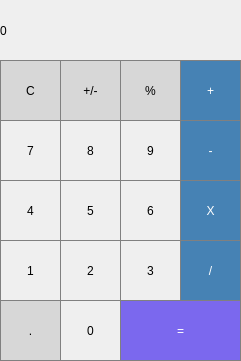
<?xml version="1.0" encoding="UTF-8"?>
<ui version="4.0">
 <class>Calculator</class>
 <widget class="QWidget" name="Calculator">
  <property name="geometry">
   <rect>
    <x>0</x>
    <y>0</y>
    <width>241</width>
    <height>361</height>
   </rect>
  </property>
  <property name="windowTitle">
   <string>Калькулятор</string>
  </property>
  <widget class="QPushButton" name="pushButton_percent">
   <property name="geometry">
    <rect>
     <x>120</x>
     <y>60</y>
     <width>61</width>
     <height>61</height>
    </rect>
   </property>
   <property name="styleSheet">
    <string notr="true">QPushButton
{
	background-color: rgb(215,215,215);
	border: 1px solid gray;
}
QPushButton:pressed
{
	background-color: qlineargradient(x1: 0, y1: 0, x2: 0, y2: 1, stop: 0 #BEBEBE, stop: 1 #D7D7D7);
}</string>
   </property>
   <property name="text">
    <string>%</string>
   </property>
  </widget>
  <widget class="QPushButton" name="pushButton_clear">
   <property name="geometry">
    <rect>
     <x>0</x>
     <y>60</y>
     <width>61</width>
     <height>61</height>
    </rect>
   </property>
   <property name="styleSheet">
    <string notr="true">QPushButton
{
	background-color: rgb(215,215,215);
	border: 1px solid gray;
}
QPushButton:pressed
{
	background-color: qlineargradient(x1: 0, y1: 0, x2: 0, y2: 1, stop: 0 #BEBEBE, stop: 1 #D7D7D7);
}</string>
   </property>
   <property name="text">
    <string>C</string>
   </property>
  </widget>
  <widget class="QLabel" name="label">
   <property name="geometry">
    <rect>
     <x>0</x>
     <y>0</y>
     <width>241</width>
     <height>61</height>
    </rect>
   </property>
   <property name="styleSheet">
    <string notr="true"> QLabel
{
	qproperty-alignment: 'AlignVCenter | AlignRight';
	border: 1px solid gray;
}

background-color : white;</string>
   </property>
   <property name="text">
    <string>0</string>
   </property>
  </widget>
  <widget class="QPushButton" name="pushButton_8">
   <property name="geometry">
    <rect>
     <x>60</x>
     <y>120</y>
     <width>61</width>
     <height>61</height>
    </rect>
   </property>
   <property name="styleSheet">
    <string notr="true">QPushButton
{
	border: 1px solid gray;
}

QPushButton:pressed
{
	background-color: qlineargradient(x1: 0, y1: 0, x2: 0, y2: 1, stop: 0 #dadbde, stop: 1 #f6f7fa);
}</string>
   </property>
   <property name="text">
    <string>8</string>
   </property>
  </widget>
  <widget class="QPushButton" name="pushButton_equals">
   <property name="geometry">
    <rect>
     <x>120</x>
     <y>300</y>
     <width>121</width>
     <height>61</height>
    </rect>
   </property>
   <property name="styleSheet">
    <string notr="true">QPushButton
{
	background-color: rgb(123, 104, 238);
	color: white;
	border: 1px solid gray;
}
QPushButton:pressed
{
	background-color: qlineargradient(x1: 0, y1: 0, x2: 0, y2: 1, stop: 0 #B0E0E6, stop: 1 #B0C4DE);
}</string>
   </property>
   <property name="text">
    <string>=</string>
   </property>
  </widget>
  <widget class="QPushButton" name="pushButton_7">
   <property name="geometry">
    <rect>
     <x>0</x>
     <y>120</y>
     <width>61</width>
     <height>61</height>
    </rect>
   </property>
   <property name="styleSheet">
    <string notr="true">QPushButton
{
	border: 1px solid gray;
}

QPushButton:pressed
{
	background-color: qlineargradient(x1: 0, y1: 0, x2: 0, y2: 1, stop: 0 #dadbde, stop: 1 #f6f7fa);
}</string>
   </property>
   <property name="text">
    <string>7</string>
   </property>
  </widget>
  <widget class="QPushButton" name="pushButton_plusMinus">
   <property name="geometry">
    <rect>
     <x>60</x>
     <y>60</y>
     <width>61</width>
     <height>61</height>
    </rect>
   </property>
   <property name="styleSheet">
    <string notr="true">QPushButton
{
	background-color: rgb(215,215,215);
	border: 1px solid gray;
}
QPushButton:pressed
{
	background-color: qlineargradient(x1: 0, y1: 0, x2: 0, y2: 1, stop: 0 #BEBEBE, stop: 1 #D7D7D7);
}</string>
   </property>
   <property name="text">
    <string>+/-</string>
   </property>
  </widget>
  <widget class="QPushButton" name="pushButton_4">
   <property name="geometry">
    <rect>
     <x>0</x>
     <y>180</y>
     <width>61</width>
     <height>61</height>
    </rect>
   </property>
   <property name="styleSheet">
    <string notr="true">QPushButton
{
	border: 1px solid gray;
}

QPushButton:pressed
{
	background-color: qlineargradient(x1: 0, y1: 0, x2: 0, y2: 1, stop: 0 #dadbde, stop: 1 #f6f7fa);
}</string>
   </property>
   <property name="text">
    <string>4</string>
   </property>
  </widget>
  <widget class="QPushButton" name="pushButton_multy">
   <property name="geometry">
    <rect>
     <x>180</x>
     <y>180</y>
     <width>61</width>
     <height>61</height>
    </rect>
   </property>
   <property name="styleSheet">
    <string notr="true">QPushButton
{
	background-color: rgb(70,130,180);
	color: white;
	border: 1px solid gray;
}
QPushButton:pressed
{
	background-color: qlineargradient(x1: 0, y1: 0, x2: 0, y2: 1, stop: 0 #B0E0E6, stop: 1 #B0C4DE);
}</string>
   </property>
   <property name="text">
    <string>X</string>
   </property>
  </widget>
  <widget class="QPushButton" name="pushButton_1">
   <property name="geometry">
    <rect>
     <x>0</x>
     <y>240</y>
     <width>61</width>
     <height>61</height>
    </rect>
   </property>
   <property name="styleSheet">
    <string notr="true">QPushButton
{
	border: 1px solid gray;
}

QPushButton:pressed
{
	background-color: qlineargradient(x1: 0, y1: 0, x2: 0, y2: 1, stop: 0 #dadbde, stop: 1 #f6f7fa);
}</string>
   </property>
   <property name="text">
    <string>1</string>
   </property>
  </widget>
  <widget class="QPushButton" name="pushButton_3">
   <property name="geometry">
    <rect>
     <x>120</x>
     <y>240</y>
     <width>61</width>
     <height>61</height>
    </rect>
   </property>
   <property name="styleSheet">
    <string notr="true">QPushButton
{
	border: 1px solid gray;
}

QPushButton:pressed
{
	background-color: qlineargradient(x1: 0, y1: 0, x2: 0, y2: 1, stop: 0 #dadbde, stop: 1 #f6f7fa);
}</string>
   </property>
   <property name="text">
    <string>3</string>
   </property>
  </widget>
  <widget class="QPushButton" name="pushButton_plus">
   <property name="geometry">
    <rect>
     <x>180</x>
     <y>60</y>
     <width>61</width>
     <height>61</height>
    </rect>
   </property>
   <property name="styleSheet">
    <string notr="true">QPushButton
{
	background-color: rgb(70,130,180);
	color: white;
	border: 1px solid gray;
}
QPushButton:pressed
{
	background-color: qlineargradient(x1: 0, y1: 0, x2: 0, y2: 1, stop: 0 #B0E0E6, stop: 1 #B0C4DE);
}</string>
   </property>
   <property name="text">
    <string>+</string>
   </property>
  </widget>
  <widget class="QPushButton" name="pushButton_0">
   <property name="geometry">
    <rect>
     <x>60</x>
     <y>300</y>
     <width>61</width>
     <height>61</height>
    </rect>
   </property>
   <property name="styleSheet">
    <string notr="true">QPushButton
{
	border: 1px solid gray;
}

QPushButton:pressed
{
	background-color: qlineargradient(x1: 0, y1: 0, x2: 0, y2: 1, stop: 0 #dadbde, stop: 1 #f6f7fa);
}</string>
   </property>
   <property name="text">
    <string>0</string>
   </property>
  </widget>
  <widget class="QPushButton" name="pushButton_minus">
   <property name="geometry">
    <rect>
     <x>180</x>
     <y>120</y>
     <width>61</width>
     <height>61</height>
    </rect>
   </property>
   <property name="styleSheet">
    <string notr="true">QPushButton
{
	background-color: rgb(70,130,180);
	color: white;
	border: 1px solid gray;
}
QPushButton:pressed
{
	background-color: qlineargradient(x1: 0, y1: 0, x2: 0, y2: 1, stop: 0 #B0E0E6, stop: 1 #B0C4DE);
}</string>
   </property>
   <property name="text">
    <string>-</string>
   </property>
  </widget>
  <widget class="QPushButton" name="pushButton_6">
   <property name="geometry">
    <rect>
     <x>120</x>
     <y>180</y>
     <width>61</width>
     <height>61</height>
    </rect>
   </property>
   <property name="styleSheet">
    <string notr="true">QPushButton
{
	border: 1px solid gray;
}

QPushButton:pressed
{
	background-color: qlineargradient(x1: 0, y1: 0, x2: 0, y2: 1, stop: 0 #dadbde, stop: 1 #f6f7fa);
}</string>
   </property>
   <property name="text">
    <string>6</string>
   </property>
  </widget>
  <widget class="QPushButton" name="pushButton_2">
   <property name="geometry">
    <rect>
     <x>60</x>
     <y>240</y>
     <width>61</width>
     <height>61</height>
    </rect>
   </property>
   <property name="styleSheet">
    <string notr="true">QPushButton
{
	border: 1px solid gray;
}

QPushButton:pressed
{
	background-color: qlineargradient(x1: 0, y1: 0, x2: 0, y2: 1, stop: 0 #dadbde, stop: 1 #f6f7fa);
}</string>
   </property>
   <property name="text">
    <string>2</string>
   </property>
  </widget>
  <widget class="QPushButton" name="pushButton_9">
   <property name="geometry">
    <rect>
     <x>120</x>
     <y>120</y>
     <width>61</width>
     <height>61</height>
    </rect>
   </property>
   <property name="styleSheet">
    <string notr="true">QPushButton
{
	border: 1px solid gray;
}

QPushButton:pressed
{
	background-color: qlineargradient(x1: 0, y1: 0, x2: 0, y2: 1, stop: 0 #dadbde, stop: 1 #f6f7fa);
}</string>
   </property>
   <property name="text">
    <string>9</string>
   </property>
  </widget>
  <widget class="QPushButton" name="pushButton_decimal">
   <property name="geometry">
    <rect>
     <x>0</x>
     <y>300</y>
     <width>61</width>
     <height>61</height>
    </rect>
   </property>
   <property name="styleSheet">
    <string notr="true">QPushButton
{
	background-color: rgb(215,215,215);
	border: 1px solid gray;
}
QPushButton:pressed
{
	background-color: qlineargradient(x1: 0, y1: 0, x2: 0, y2: 1, stop: 0 #BEBEBE, stop: 1 #D7D7D7);
}</string>
   </property>
   <property name="text">
    <string>.</string>
   </property>
  </widget>
  <widget class="QPushButton" name="pushButton_5">
   <property name="geometry">
    <rect>
     <x>60</x>
     <y>180</y>
     <width>61</width>
     <height>61</height>
    </rect>
   </property>
   <property name="styleSheet">
    <string notr="true">QPushButton
{
	border: 1px solid gray;
}

QPushButton:pressed
{
	background-color: qlineargradient(x1: 0, y1: 0, x2: 0, y2: 1, stop: 0 #dadbde, stop: 1 #f6f7fa);
}</string>
   </property>
   <property name="text">
    <string>5</string>
   </property>
  </widget>
  <widget class="QPushButton" name="pushButton_devide">
   <property name="geometry">
    <rect>
     <x>180</x>
     <y>240</y>
     <width>61</width>
     <height>61</height>
    </rect>
   </property>
   <property name="styleSheet">
    <string notr="true">QPushButton
{
	background-color: rgb(70,130,180);
	color: white;
	border: 1px solid gray;
}
QPushButton:pressed
{
	background-color: qlineargradient(x1: 0, y1: 0, x2: 0, y2: 1, stop: 0 #B0E0E6, stop: 1 #B0C4DE);
}</string>
   </property>
   <property name="text">
    <string>/</string>
   </property>
  </widget>
 </widget>
 <resources/>
 <connections/>
</ui>
